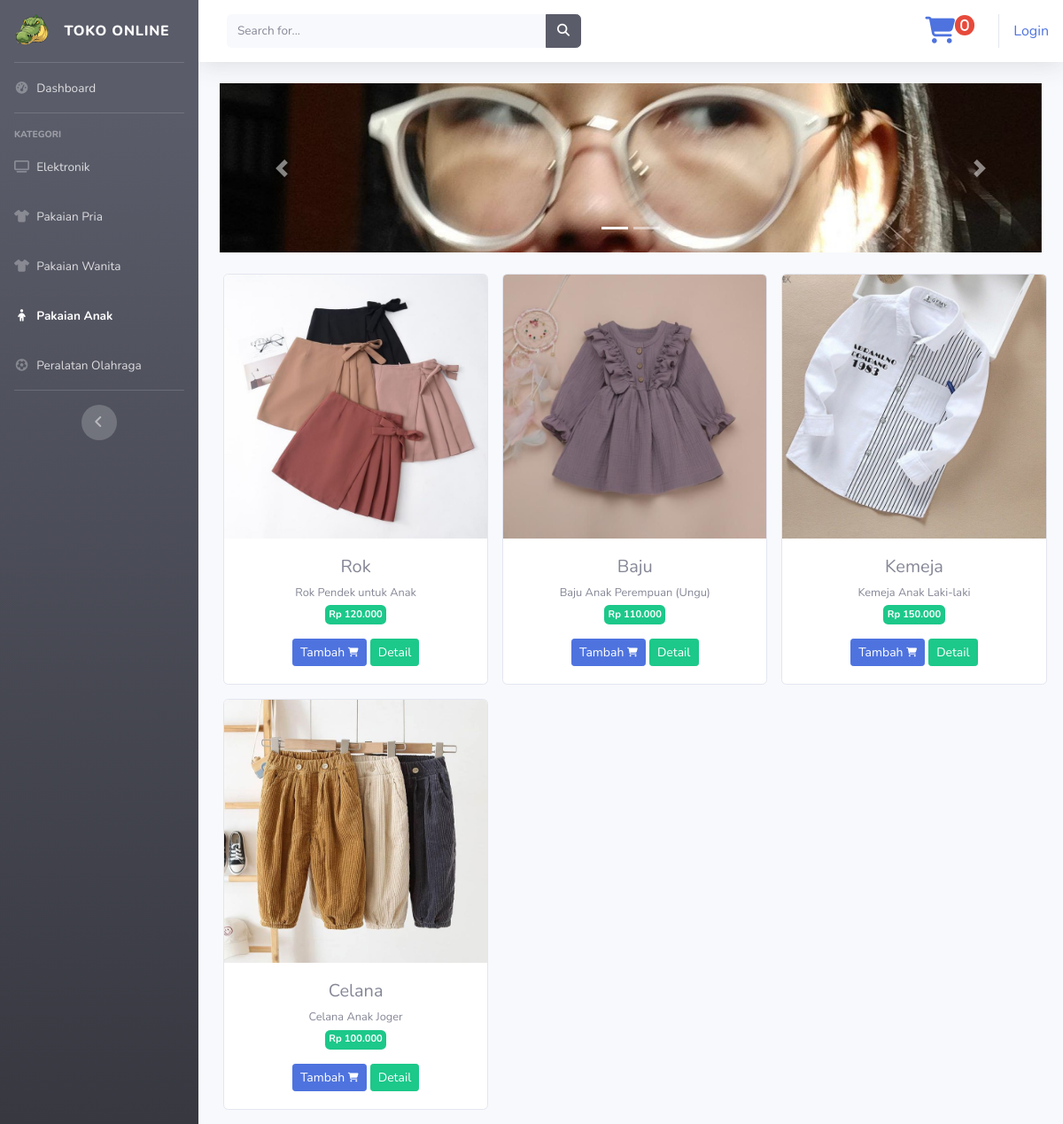
/index.php/kategori/pakaian_anak, run on the app's committed database.
### tables this page shows
CREATE TABLE `tbl_barang` (
  `id_brg` int(11) NOT NULL,
  `nama_barang` varchar(120) NOT NULL,
  `keterangan` varchar(225) NOT NULL,
  `kategori` varchar(60) NOT NULL,
  `harga` int(11) NOT NULL,
  `stok` int(4) NOT NULL,
  `gambar` text NOT NULL
);

### application/controllers/Kategori.php (called while the page is built, shortened)
<?php
class Kategori extends CI_Controller
{
    public function pakaian_anak()
    {
        $data['pakaian_anak'] = $this->model_kategori->pakaian_anak()->result();
        $this->load->view('template/header');
        $this->load->view('template/sidebar');
        $this->load->view('template/footer');
        $this->load->view('kategori/pakaian_anak', $data);
    }
}

### index.php (called while the page is built, shortened)
<?php
require_once BASEPATH.'core/CodeIgniter.php';

### application/models/model_kategori.php (called while the page is built, shortened)
<?php
class Model_kategori extends CI_Model
{
    public function pakaian_anak()
    {
        return $this->db->get_where("tbl_barang", array('
        kategori' => 'pakaian anak'));
    }
}

### application/views/kategori/pakaian_anak.php (the view, shortened to what this page needs)
<div class="container-fluid">
    <div id="carouselExampleIndicators" class="carousel slide" data-ride="carousel">
        <ol class="carousel-indicators">
            <li data-target="#carouselExampleIndicators" data-slide-to="0" class="active"></li>
            <li data-target="#carouselExampleIndicators" data-slide-to="1"></li>
        </ol>
        <div class="carousel-inner">
            <div class="carousel-item active">
                <img src="<?php echo base_url('assets/img/slide (8).jpg') ?>" class="d-block w-100" alt="slide 1">
            </div>
        </div>
        <a class="carousel-control-prev" href="#carouselExampleIndicators" role="button" data-slide="prev">
            <span class="carousel-control-prev-icon" aria-hidden="true"></span>
        </a>
        <a class="carousel-control-next" href="#carouselExampleIndicators" role="button" data-slide="next">
            <span class="carousel-control-next-icon" aria-hidden="true"></span>
        </a>
    </div>
    <div class="row text-center mt-4">
        <?php foreach ($pakaian_anak as $brg) : ?>
            <div class="card ml-3 mb-3" style="width: 18.7rem;">
                <img src="<?php echo base_url() . '/uploads/' . $brg->gambar ?>" class="card-img-top" alt="...">
                <div class="card-body">
                    <h5 class="card-title mb-1"><?php echo $brg->nama_barang ?></h5>
                    <small><?php echo $brg->keterangan ?></small><br>
                    <span class="custom-badge badge-pill badge-success mb-3"><?php echo "Rp " . number_format($brg->harga, 0, ",", "."); ?></span><br>
                    <?php echo anchor('dashboard/tambah_keranjang/' . $brg->id_brg, '<div class="btn btn-sm btn-primary">Tambah <i class="fas fa-shopping-cart fa-xs"></i></div>'); ?>
                    <?php echo anchor('dashboard/detail/' . $brg->id_brg, '<div class="btn btn-sm btn-success">Detail</div>'); ?>
                </div>
            </div>
        <?php endforeach; ?>
    </div>
</div>

### application/views/template/header.php (style rules this page uses)
.custom-badge { display: inline-block; padding: 0.25em 0.4em; font-size: 70%; font-weight: 700; line-height: -52; text-align: center; white-space: nowrap; vertical-align: baseline; border-radius: 0.35rem; transition: color .15s ease-in-out, background-color .15s ease-in-out, border-color .15s ease-in-out, box-shadow .15s ease-in-out; }
.card-img, .card-img-bottom, .card-img-top { flex-shrink: 0; width: 100%; }

### data on the page
tbl_barang: gambar (picture), nama_barang "Rok", keterangan "Rok Pendek untuk Anak", harga "120.000", id_brg "Tambah", id_brg "Detail"
tbl_barang: gambar (picture), nama_barang "Baju", keterangan "Baju Anak Perempuan (Ungu)", harga "110.000", id_brg "Tambah", id_brg "Detail"
tbl_barang: gambar (picture), nama_barang "Kemeja", keterangan "Kemeja Anak Laki-laki", harga "150.000", id_brg "Tambah", id_brg "Detail"
tbl_barang: gambar (picture), nama_barang "Celana", keterangan "Celana Anak Joger", harga "100.000", id_brg "Tambah", id_brg "Detail"

### other printed values
$keranjangs "0"
anchor('auth/login', 'Login') "Login"
